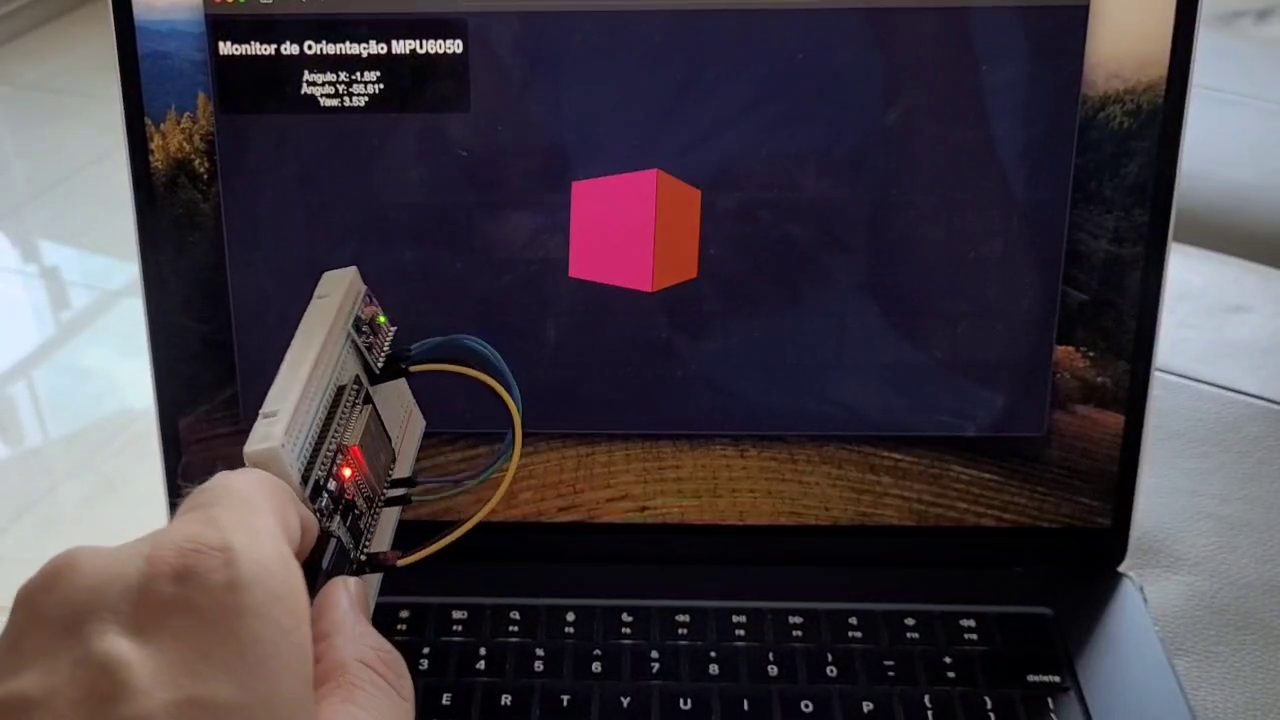
#> input picture frame 21 of material/aulas/iot/lab02-esp/esp-imu.mp4, 1280 x 720 px, given in place of videoname.mp4, which was not available
$ python mot.py
#> lines starting #> are read from the running program, lines starting #| are printed output that depends on the picture; after the words box and inside, x2 and y2 are one past the last pixel; in counts of white or black regions, pixels touching at a corner belong together; pictures that were not available may be replaced by others from this repository, and a replacement may not be noted
import numpy as np
import cv2

#carrega o video
cap = cv2.VideoCapture("videoname.mp4")

# Cria a subtração do fundo
fgbg = cv2.createBackgroundSubtractorMOG2()
#fgbg = cv2.createBackgroundSubtractorKNN()

kernel = np.ones((5,5),np.uint8)

while(1):
    ret, frame = cap.read()
#> frame is the input picture: shape (720, 1280, 3); mean B, G, R 67.6, 59.5, 67.5

    if not ret:
        break

    # Aplica a mascara no frame recebido
    fgmask = fgbg.apply(frame)
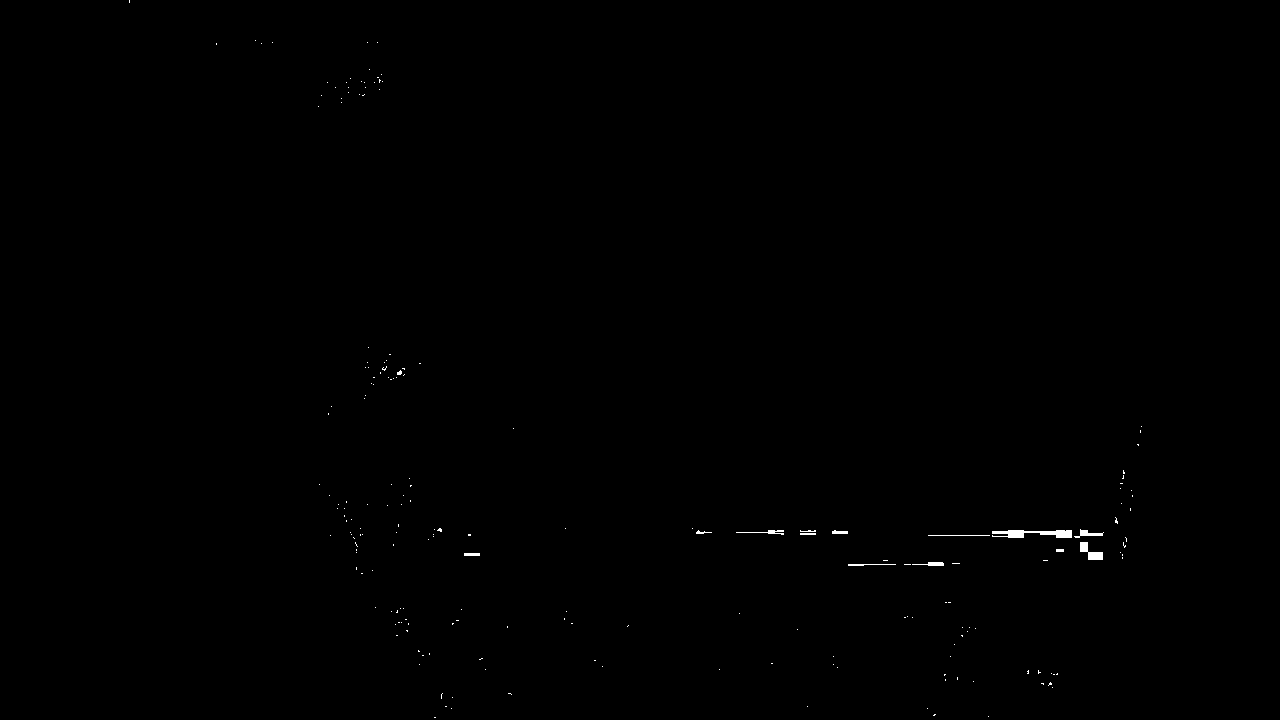
#> fgmask: shape (720, 1280); values 127 (black) and 255 (white), 0.18% white; 198 white regions (185 under 20 px), largest, box (x1, y1, x2, y2) and area: (992, 530, 1072, 538) 416, (1080, 542, 1103, 560) 200, (1074, 529, 1104, 538) 106


    ## vou testar a erosão, forma 1
   # kernel = np.ones((3,3),np.uint8)

    #erode = cv2.erode(fgmask,kernel,iterations = 2)

    #dilation = cv2.dilate(erode,kernel,iterations = 7)

    ## vou testar a forma 2

    opening = cv2.morphologyEx(fgmask, cv2.MORPH_OPEN, kernel)
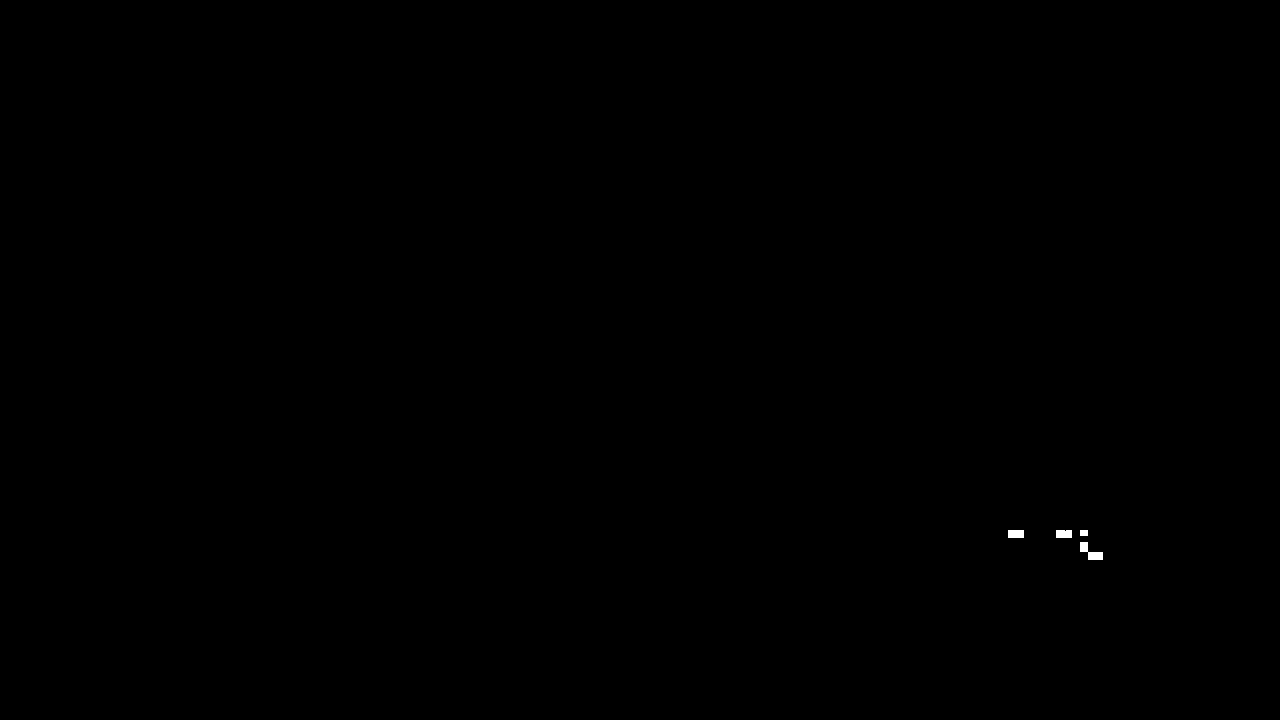
#> opening: shape (720, 1280); values 127 (black) and 255 (white), 0.05% white; 4 white regions, box (x1, y1, x2, y2) and area: (1080, 542, 1103, 560) 200, (1008, 530, 1024, 538) 128, (1056, 530, 1072, 538) 127, (1080, 530, 1088, 536) 48
    dilation = cv2.dilate(opening,kernel,iterations = 7)
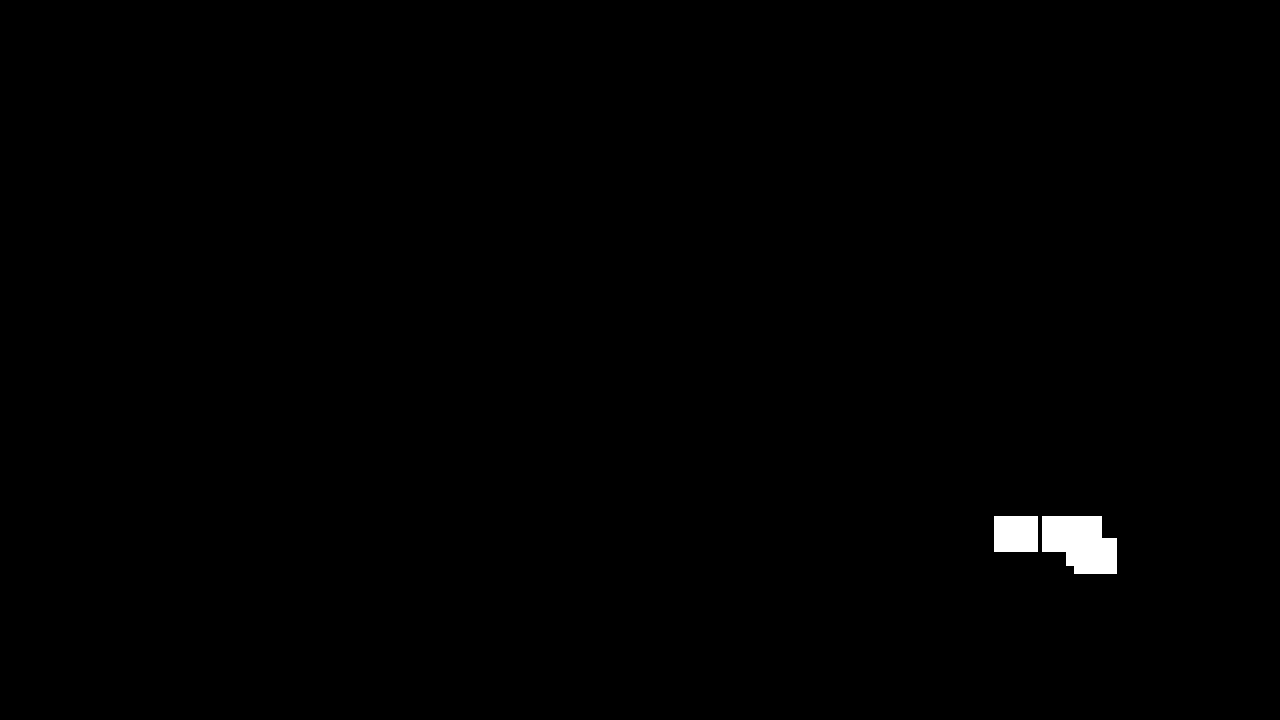
#> dilation: shape (720, 1280); values 127 (black) and 255 (white), 0.54% white; 2 white regions, box (x1, y1, x2, y2) and area: (1042, 516, 1117, 574) 3428, (994, 516, 1038, 552) 1584
 #   closing = cv2.morphologyEx(opening, cv2.MORPH_CLOSE, kernel)
    #opening = cv2.morphologyEx(opening, cv2.MORPH_OPEN, kernel)


    ## acha contornos
    contours,hierarchy = cv2.findContours(dilation, 1, 2)
#> contours = [[[0, 0], [0, 719], [1279, 719], [1279, 0]]]
    if len(contours)>0:
        cnt = contours[0]
#> cnt = [[0, 0], [0, 719], [1279, 719], [1279, 0]]

        ## desenha retangulo
        x,y,w,h = cv2.boundingRect(cnt)
#> x = 0; y = 0; w = 1280; h = 720
        frame = cv2.rectangle(frame,(x,y),(x+w,y+h),(0,255,0),2)
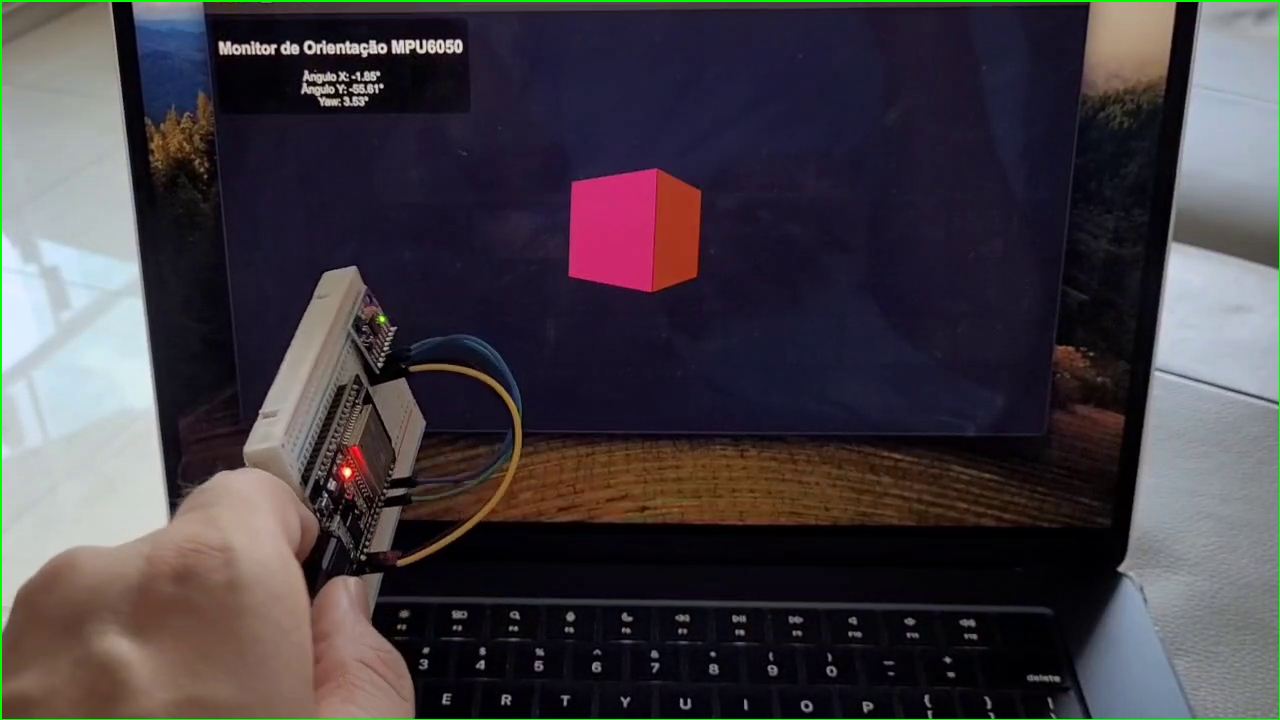
#> frame: shape (720, 1280, 3); 0.65% of pixels changed, all inside (x1, y1, x2, y2) = (0, 0, 1280, 720)


    ### exibo o resultado
    cv2.imshow('frame',frame)

    cv2.imshow('processado',fgmask)


    k = cv2.waitKey(30) & 0xff
#> (key Esc is pressed here)
    if k == 27:
        break


cap.release()
cv2.destroyAllWindows()

$ run again, starting later in the video
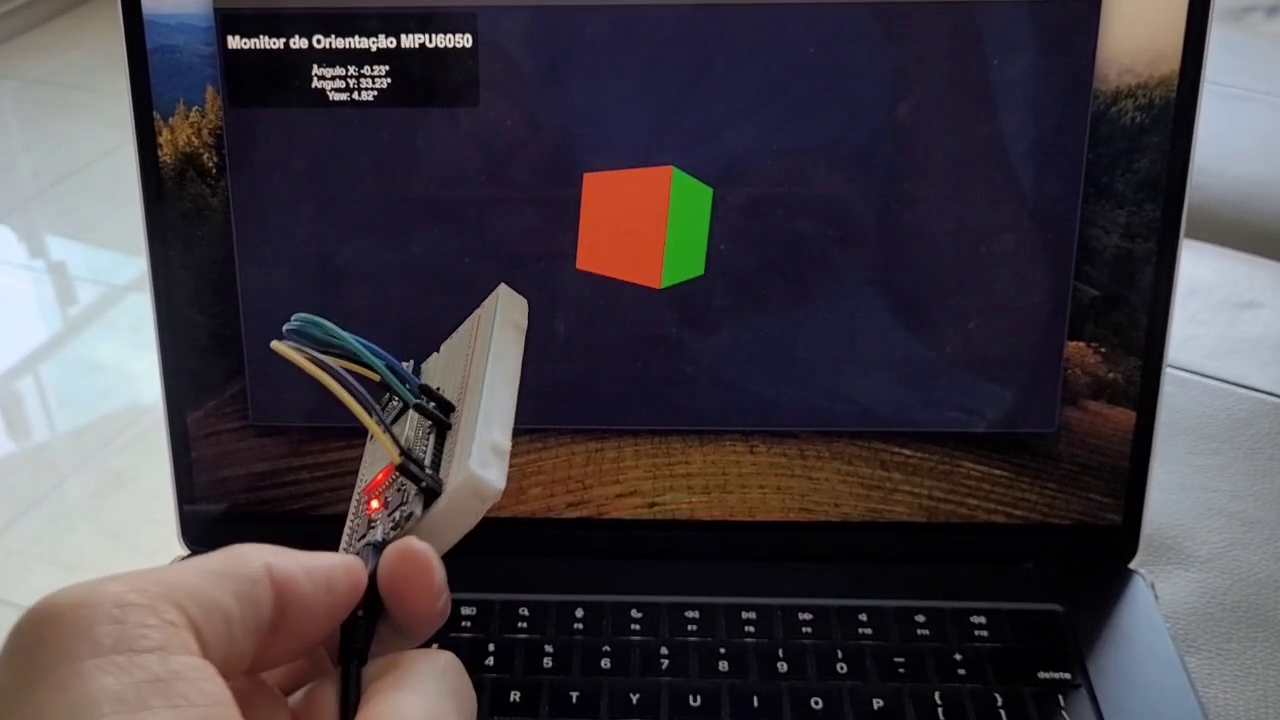
#> input picture frame 94 of material/aulas/iot/lab02-esp/esp-imu.mp4, 1280 x 720 px, given in place of videoname.mp4, which was not available
#> frame is the input picture: shape (720, 1280, 3); mean B, G, R 67.9, 61.1, 67.2
#> fgmask: shape (720, 1280); values 127 (black) and 255 (white), 0.09% white in thin lines or dots, all inside (x1, y1, x2, y2) = (280, 33, 1159, 720)
#> opening: shape (720, 1280); values 127 (black) and 255 (white), 0% white; 1 white region, box (x1, y1, x2, y2) and area: (1104, 548, 1110, 554) 36
#> dilation: shape (720, 1280); values 127 (black) and 255 (white), 0.13% white; 1 white region, box (x1, y1, x2, y2) and area: (1090, 534, 1124, 568) 1156
#> contours = [[[0, 0], [0, 719], [1279, 719], [1279, 0]]]
#> cnt = [[0, 0], [0, 719], [1279, 719], [1279, 0]]
#> x = 0; w = 1280; h = 720
#> `frame = cv2.rectangle(frame,(x,y),(x+w,y+h),(0,255,0),2)`:
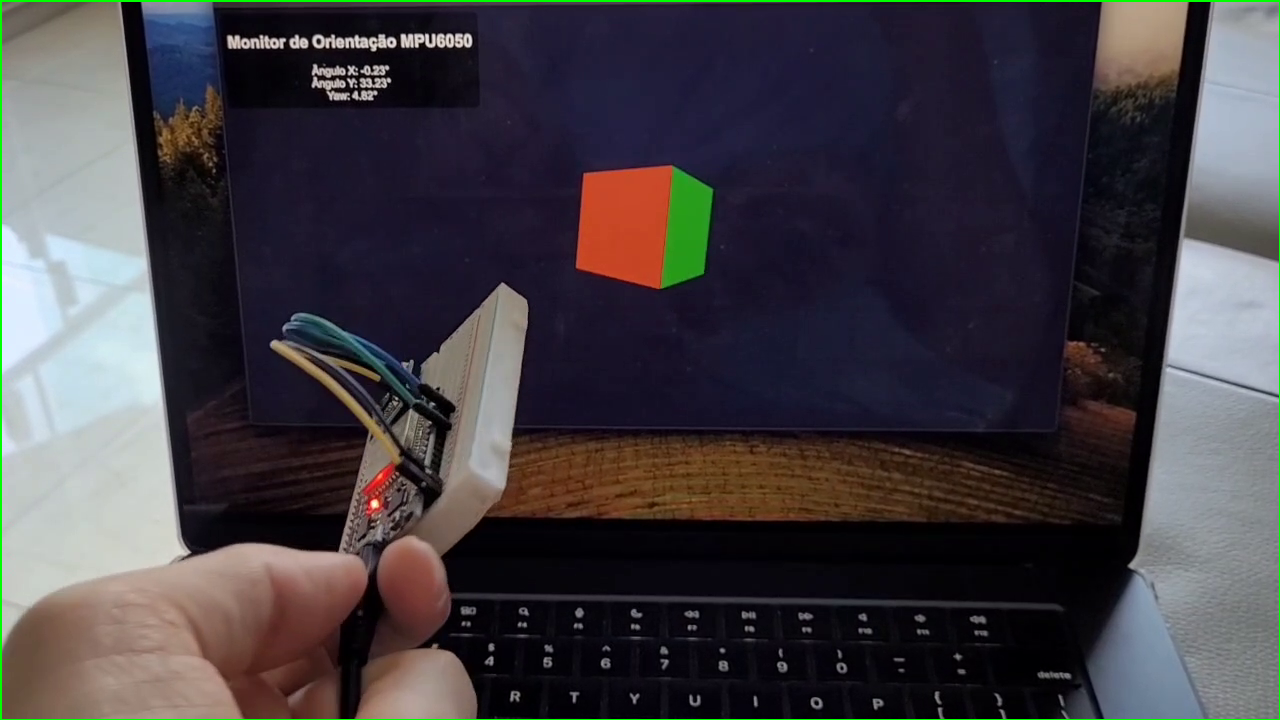
#> frame: shape (720, 1280, 3); 0.65% of pixels changed, all inside (x1, y1, x2, y2) = (0, 0, 1280, 720)

$ run again, starting later in the video
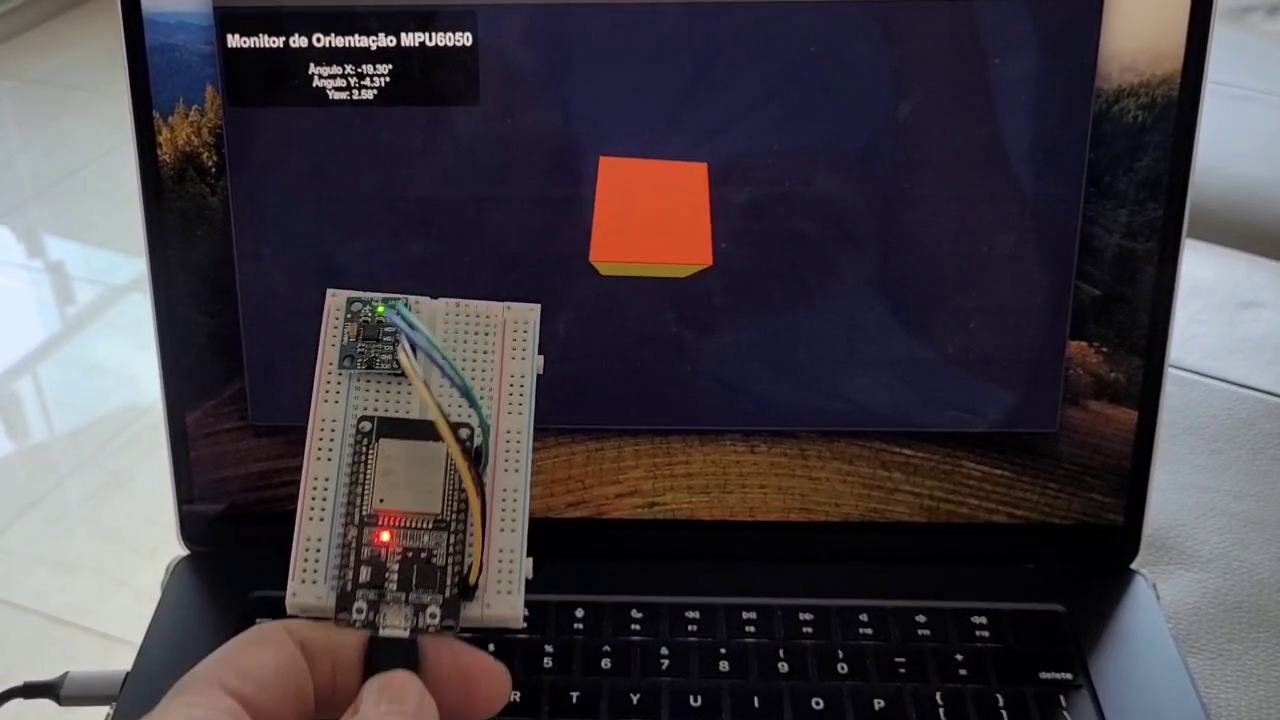
#> input picture frame 168 of material/aulas/iot/lab02-esp/esp-imu.mp4, 1280 x 720 px, given in place of videoname.mp4, which was not available
#> frame is the input picture: shape (720, 1280, 3); mean B, G, R 69.1, 62.3, 68.3
#> `fgmask = fgbg.apply(frame)`:
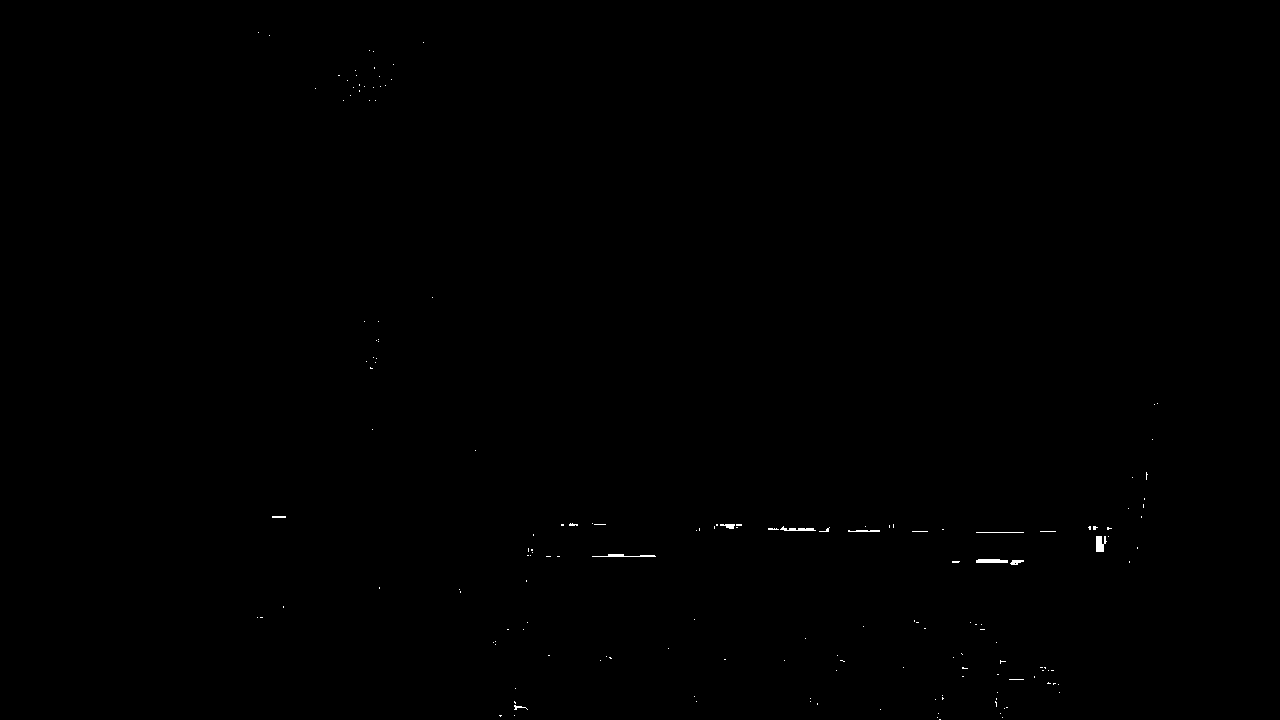
#> fgmask: shape (720, 1280); values 127 (black) and 255 (white), 0.13% white; 165 white regions (155 under 20 px), largest, box (x1, y1, x2, y2) and area: (1096, 536, 1107, 552) 129, (976, 559, 1008, 563) 118, (592, 554, 656, 557) 111
#> opening: shape (720, 1280); values 127 (black) and 255 (white), 0.01% white; 2 white regions, box (x1, y1, x2, y2) and area: (1096, 536, 1104, 552) 112, (729, 524, 734, 529) 25
#> dilation: shape (720, 1280); values 127 (black) and 255 (white), 0.29% white; 2 white regions, box (x1, y1, x2, y2) and area: (1082, 522, 1118, 566) 1568, (715, 510, 748, 543) 1089
#> contours = [[[0, 0], [0, 719], [1279, 719], [1279, 0]]]
#> cnt = [[0, 0], [0, 719], [1279, 719], [1279, 0]]
#> x = 0; w = 1280; h = 720
#> `frame = cv2.rectangle(frame,(x,y),(x+w,y+h),(0,255,0),2)`:
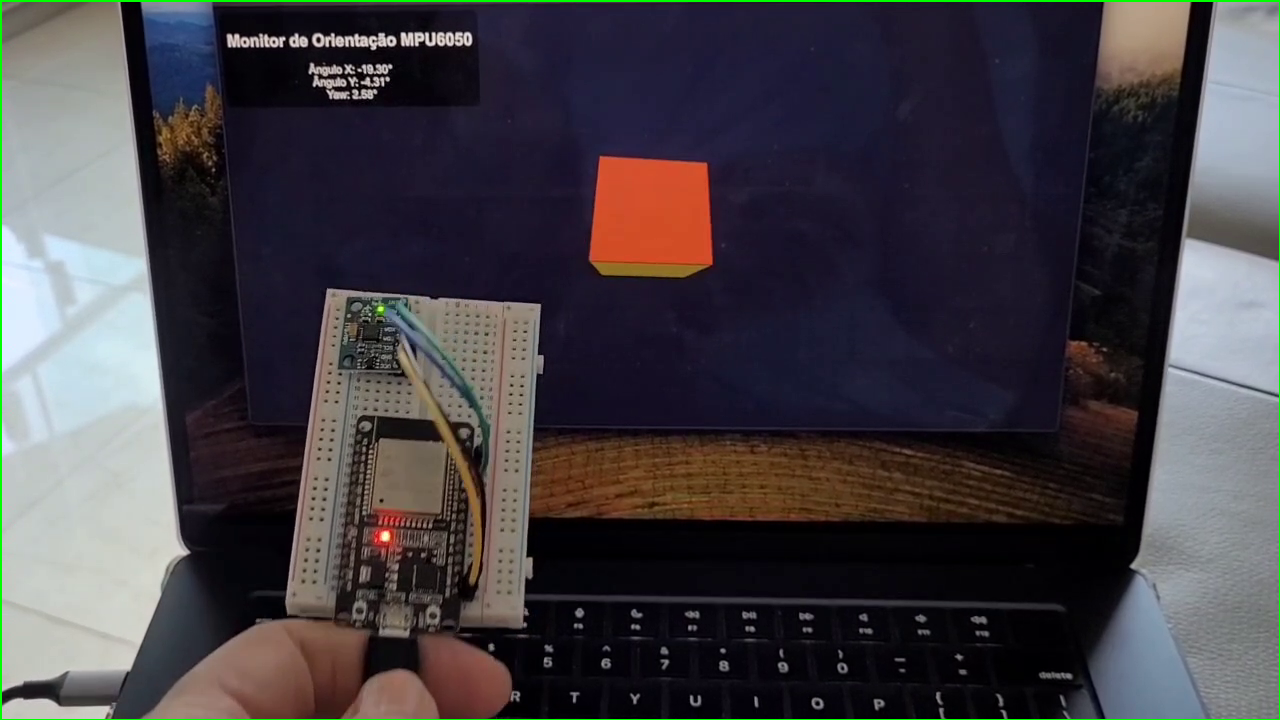
#> frame: shape (720, 1280, 3); 0.65% of pixels changed, all inside (x1, y1, x2, y2) = (0, 0, 1280, 720)
